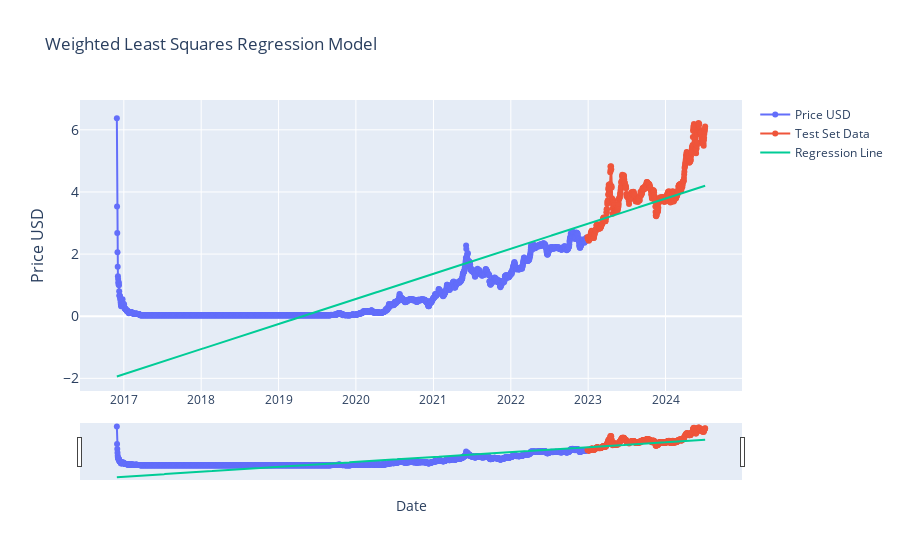

Notebook source saved alongside this figure:
### Markdown cell above
### ordinary_least_squares & weighted_least_squares (ML)

### Code cell
# Weighted Least Squares Estimator (3.2) - 
# Note: this makes OLS (above) redundant since you can adjust weighting to 1 in the 'weight' array

from sklearn.linear_model import LinearRegression
from sklearn.model_selection import train_test_split
import statsmodels.api as sm
import plotly.graph_objects as go
import pandas as pd
from ipywidgets import interact, DatePicker
import numpy as np


df = current_item.copy()

# Weights = determine the influence of data points in WLS; using weights of 1,1 yields OLS results (OLS has uniform weightings).

df['date_ordinal'] = df.index.map(pd.Timestamp.toordinal)
X = df['date_ordinal'].values.reshape(-1, 1)
y = df['price_usd'].values

weights = np.linspace(1, 10, len(X))

model_wls = sm.WLS(y, sm.add_constant(X), weights=weights).fit()
y_pred = model_wls.predict(sm.add_constant(X))

split_point = int(len(X) * 0.80)
X_train, X_test = X[:split_point], X[split_point:]
y_train, y_test = y[:split_point], y[split_point:]





start_date_picker = DatePicker(description='Start Date', value=df.index[0], disabled=False)
end_date_picker = DatePicker(description='End Date', value=df.index[-1], disabled=False)


interact(lambda start_date, end_date:
            plot_weighted_least_squares(df, start_date, end_date, y_pred, split_point, y_test),
            start_date=start_date_picker, end_date=end_date_picker)

### Figure 1 — Plotly figure (JSON) as saved in the notebook; plotly's stock layout.template omitted (floating-point values rounded to 4 significant figures; data arrays with more than 128 entries replaced by an {"elided": "..."} marker saying what was removed)
{"data": [{"mode": "lines+markers", "name": "Price USD", "type": "scatter", "x": {"elided": "2221 str values"}, "y": {"elided": "2777 float values"}}, {"mode": "lines+markers", "name": "Test Set Data", "type": "scatter", "x": {"elided": "556 str values"}, "y": {"elided": "556 float values"}}, {"mode": "lines", "name": "Regression Line", "type": "scatter", "x": {"elided": "2777 str values"}, "y": {"elided": "2777 float values"}}], "layout": {"showlegend": true, "title": {"text": "Weighted Least Squares Regression Model"}, "xaxis": {"rangeslider": {"visible": true}, "title": {"text": "Date"}, "type": "date"}, "yaxis": {"tickfont": {"size": 14}, "title": {"font": {"size": 16}, "text": "Price USD"}}}}
